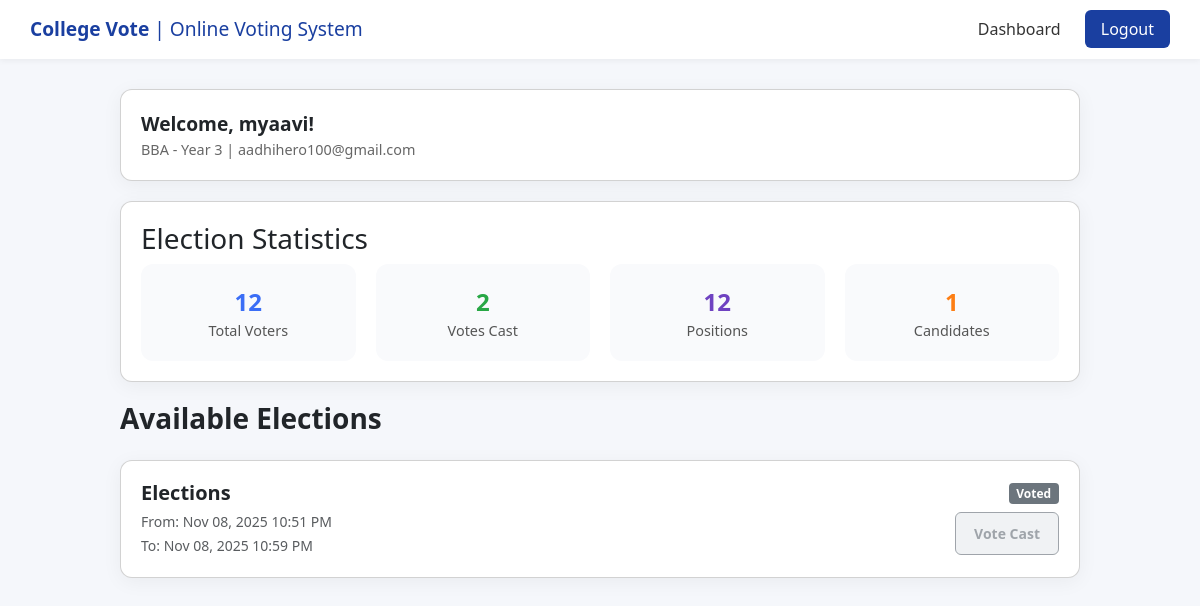
Page /student_dashboard.php (signed in) on the committed database.
### tables this page shows
CREATE TABLE `regestration` (
  `student_id` int(11) NOT NULL,
  `name` varchar(100) NOT NULL,
  `email` varchar(100) NOT NULL,
  `password` varchar(255) NOT NULL,
  `department` varchar(100) NOT NULL,
  `yearr` int(11) NOT NULL
);

CREATE TABLE `elections` (
  `election_id` int(11) NOT NULL,
  `title` varchar(200) NOT NULL,
  `description` text DEFAULT NULL,
  `start_date` date NOT NULL,
  `end_date` date NOT NULL,
  `status` enum('Upcoming','Ongoing','Completed') DEFAULT 'Upcoming',
  `start_time` time DEFAULT NULL,
  `end_time` time DEFAULT NULL
);

### student_dashboard.php (the view, shortened to what this page needs)
<?php
include 'update_election_status.php';
$student_id = $_SESSION['student_id'];
$stmt = $conn->prepare("SELECT * FROM regestration WHERE student_id = ?");
$stmt->bind_param("i", $student_id);
$stmt->execute();
$student = $stmt->get_result()->fetch_assoc();
$elections_sql = "SELECT * FROM elections ORDER BY start_date DESC, start_time DESC";
$elections_result = $conn->query($elections_sql);
$total_voters = $conn->query("SELECT COUNT(*) AS total FROM regestration")->fetch_assoc()['total'];
$votes_cast   = $conn->query("SELECT COUNT(*) AS total FROM votes")->fetch_assoc()['total'];
$positions    = $conn->query("SELECT COUNT(*) AS total FROM positions")->fetch_assoc()['total'];
$candidates   = $conn->query("SELECT COUNT(*) AS total FROM candidates")->fetch_assoc()['total'];
?>
<!DOCTYPE html>
<html lang="en">
<head>
<link href="https://cdn.jsdelivr.net/npm/bootstrap@5.3.0/dist/css/bootstrap.min.css" rel="stylesheet">
<link href="https://cdn.jsdelivr.net/npm/bootstrap-icons@1.10.5/font/bootstrap-icons.css" rel="stylesheet">
</head>
<body>
    <header>
        <div class="logo">College Vote <span style="font-weight:normal;">| Online Voting System</span></div>
        <nav>
            <a href="student_dashboard.php">Dashboard</a>
            <a href="logout.php" class="login">Logout</a>
        </nav>
    </header>
    <div class="container">
        <div class="card">
            <div style="display:flex; justify-content:space-between; align-items:center;">
                <div>
                    <div class="welcome">Welcome, <?= htmlspecialchars($student['name']); ?>!</div>
                    <div class="subtext"><?= htmlspecialchars($student['department']); ?> - Year <?= htmlspecialchars($student['yearr']); ?> | <?= htmlspecialchars($student['email']); ?></div>
                </div>
            </div>
        </div>
        <div class="card">
            <h3>Election Statistics</h3>
            <div class="stats">
                <div class="item"><div class="number" style="color:#3b6ef6;"><?= $total_voters; ?></div><div class="label">Total Voters</div></div>
                <div class="item"><div class="number" style="color:#28a745;"><?= $votes_cast; ?></div><div class="label">Votes Cast</div></div>
                <div class="item"><div class="number" style="color:#6f42c1;"><?= $positions; ?></div><div class="label">Positions</div></div>
                <div class="item"><div class="number" style="color:#fd7e14;"><?= $candidates; ?></div><div class="label">Candidates</div></div>
            </div>
        </div>
        <h3 class="fw-bold mb-4">Available Elections</h3>
        <?php
        if ($elections_result->num_rows > 0):
            $elections_result->data_seek(0);
            while ($election = $elections_result->fetch_assoc()):
                $voted_check_stmt = $conn->prepare("SELECT COUNT(*) AS c FROM votes WHERE student_id = ? AND election_id = ?");
                $voted_check_stmt->bind_param("ii", $student_id, $election['election_id']);
                $voted_check_stmt->execute();
                $is_voted = $voted_check_stmt->get_result()->fetch_assoc()['c'] > 0;
            ?>
                <div class="card mb-3">
                    <div class="election-details">
                        <div>
                            <h5 class="fw-bold mb-1"><?= htmlspecialchars($election['title']); ?></h5>
                            <small class="text-muted">
                                From: <?= date('M d, Y h:i A', strtotime($election['start_date'] . ' ' . $election['start_time'])) ?><br>
                                To: <?= date('M d, Y h:i A', strtotime($election['end_date'] . ' ' . $election['end_time'])) ?>
                            </small>
                        </div>
                        <div class="text-end d-flex flex-column align-items-end">
                            <?php if ($election['status'] == 'Ongoing'): ?>
                                <?php if ($is_voted): ?>
                                    <span class="status-badge bg-secondary text-white mb-2">Voted</span>
                                    <button class="btn btn-secondary btn-sm disabled">Vote Cast</button>
                                <?php else: ?>
                                    <span class="status-badge bg-success text-white mb-2">Ongoing</span>
                                    <a href="vote.php?election_id=<?= $election['election_id']; ?>" class="btn btn-success btn-sm vote-now-btn">Vote Now</a>
                                <?php endif; ?>
                            <?php elseif ($election['status'] == 'Upcoming'): ?>
                                <span class="status-badge bg-info text-dark mb-2">Upcoming</span>
                                <button class="btn btn-info btn-sm disabled">Not Started</button>
                            <?php elseif ($election['status'] == 'Completed'): ?>
                                <span class="status-badge bg-secondary text-white mb-2">Completed</span>
                                <a href="student_results.php?election_id=<?= $election['election_id']; ?>" class="btn btn-primary btn-sm">View Results</a>
                            <?php endif; ?>
                        </div>
                    </div>
                </div>
            <?php endwhile; ?>
        <?php else: ?>
            <div class="card p-4 text-center text-muted">No elections are scheduled at this time.</div>
        <?php endif; ?>
    </div>
</body>
</html>

### student_dashboard.php (style rules this page uses)
body { font-family:"Segoe UI",sans-serif; background:#f5f7fb; margin:0; }
header { background:#fff; box-shadow:0 2px 6px rgba(0,0,0,0.05); padding:15px 30px; display:flex; justify-content:space-between; align-items:center; }
header .logo { font-weight:bold; color:#1a3fa0; font-size:1.2rem; }
nav a { margin-left:20px; text-decoration:none; color:#333; font-weight:500; }
nav a.login { background:#1a3fa0; color:#fff; padding:8px 16px; border-radius:6px; }
.container { max-width:1000px; margin:30px auto; padding:0 20px; }
.card { background:#fff; padding:20px; border-radius:12px; box-shadow:0 4px 20px rgba(0,0,0,0.05); margin-bottom:20px; }
.welcome { font-size:1.2rem; font-weight:bold; }
.subtext { font-size:0.9rem; color:#666; }
.election-details { display:flex; justify-content:space-between; align-items:center; }
.btn { background:#3b6ef6; color:white; padding:10px 18px; border-radius:6px; text-decoration:none; font-weight:bold; }
.stats { display:grid; grid-template-columns:repeat(4,1fr); gap:20px; text-align:center; }
.stats .item { background:#f9fafc; padding:20px; border-radius:12px; }
.stats .number { font-size:1.5rem; font-weight:bold; }
.stats .label { font-size:0.9rem; color:#555; }
.disabled { pointer-events: none; opacity: 0.6; background-color: #e9ecef !important; color: #6c757d !important; }
.status-badge { padding: .35em .65em; font-size: .75em; font-weight: 700; line-height: 1; text-align: center; white-space: nowrap; vertical-align: baseline; border-radius: .25rem; }

### rows in the picture
regestration: name "myaavi", department "BBA", yearr "3", email "aadhihero100@gmail.com"
elections: title "Elections", start_date+start_time "Nov 08, 2025 10:51 PM", end_date+end_time "Nov 08, 2025 10:59 PM", status "Voted"

### other values in the picture
$total_voters "12"
$votes_cast "2"
$positions "12"
$candidates "1"
